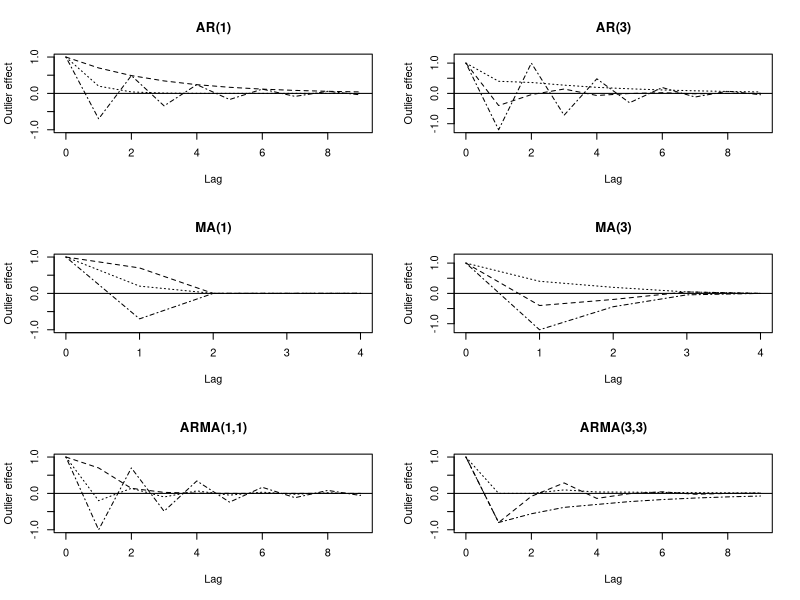

R code for this plot:
innov_outlier_effect <- function (ar, ma, lag) {
  ar <- ifelse(rep(is.null(ar), lag), rep(0, lag), c(ar, rep(0, lag - length(ar))))
  ma <- ifelse(rep(is.null(ma), lag), rep(0, lag), c(ma, rep(0, lag - length(ma))))
  effect <- numeric(lag)
  effect[1] <- 1
  for (k in 1:(lag - 1)) {
    effect[1 + k] <- ma[k]
    for (j in 1:k) {
      effect[1 + k] <- effect[1 + k] + ar[j] * effect[1 + k - j]
    }
  }
  effect
}

par(mfrow = c(3, 2))

lag <- 10
k <- 0:(lag - 1)

ar <- 0.7
plot(k, innov_outlier_effect(ar, NULL, 10), type = 'l', lty = 2,
     ylim = c(-1, 1), xlab = "Lag", ylab = "Outlier effect", main = "AR(1)")
ar <- 0.2
lines(k, innov_outlier_effect(ar, NULL, 10), lty = 3)
ar <- -0.7
lines(k, innov_outlier_effect(ar, NULL, 10), lty = 4)
abline(h = 0)

ar <- c(-0.4, -0.2, 0.048)
plot(k, innov_outlier_effect(ar, NULL, 10), type = 'l', lty = 2,
     ylim = c(-1.2, 1.2), xlab = "Lag", ylab = "Outlier effect", main = "AR(3)")
ar <- c(0.4, 0.2, 0.048)
lines(k, innov_outlier_effect(ar, NULL, 10), lty = 3)
ar <- c(-1.2, -0.44, -0.048)
lines(k, innov_outlier_effect(ar, NULL, 10), lty = 4)
abline(h = 0)

lag <- 5
k <- 0:(lag - 1)

ma <- 0.7
plot(k, innov_outlier_effect(NULL, ma, 5), type = 'l', lty = 2,
     ylim = c(-1, 1), xlab = "Lag", ylab = "Outlier effect", main = "MA(1)")
ma <- 0.2
lines(k, innov_outlier_effect(NULL, ma, 5), lty = 3)
ma <- -0.7
lines(k, innov_outlier_effect(NULL, ma, 5), lty = 4)
abline(h = 0)

ma <- c(-0.4, -0.2, 0.048)
plot(k, innov_outlier_effect(NULL, ma, 5), type = 'l', lty = 2,
     ylim = c(-1.2, 1.2), xlab = "Lag", ylab = "Outlier effect", main = "MA(3)")
ma <- c(0.4, 0.2, 0.048)
lines(k, innov_outlier_effect(NULL, ma, 5), lty = 3)
ma <- c(-1.2, -0.44, -0.048)
lines(k, innov_outlier_effect(NULL, ma, 5), lty = 4)
abline(h = 0)

lag <- 10
k <- 0:(lag - 1)

ar <- 0.2
ma <- 0.5
plot(k, innov_outlier_effect(ar, ma, 10), type = 'l', lty = 2,
     ylim = c(-1, 1), xlab = "Lag", ylab = "Outlier effect", main = "ARMA(1,1)")
ar <- -0.7
lines(k, innov_outlier_effect(ar, ma, 10), lty = 3)
ma <- -0.3
lines(k, innov_outlier_effect(ar, ma, 10), lty = 4)
abline(h = 0)

lag <- 10
k <- 0:(lag - 1)

ar <- c(-0.4, -0.2, 0.048)
ma <- c(-0.4, -0.2, 0.048)
plot(k, innov_outlier_effect(ar, ma, 10), type = 'l', lty = 2,
     ylim = c(-1, 1), xlab = "Lag", ylab = "Outlier effect", main = "ARMA(3,3)")
ar <- c(0.4, 0.2, 0.048)
lines(k, innov_outlier_effect(ar, ma, 10), lty = 3)
ma <- c(-1.2, -0.44, -0.048)
lines(k, innov_outlier_effect(ar, ma, 10), lty = 4)
abline(h = 0)